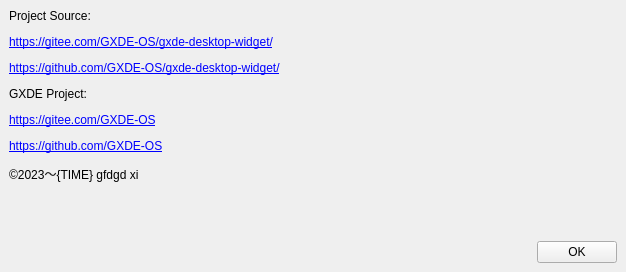
<?xml version="1.0" encoding="UTF-8"?>
<ui version="4.0">
 <class>AboutProgram</class>
 <widget class="QMainWindow" name="AboutProgram">
  <property name="geometry">
   <rect>
    <x>0</x>
    <y>0</y>
    <width>626</width>
    <height>272</height>
   </rect>
  </property>
  <property name="windowTitle">
   <string>MainWindow</string>
  </property>
  <widget class="QWidget" name="centralwidget">
   <layout class="QVBoxLayout" name="verticalLayout">
    <item>
     <widget class="QLabel" name="m_aboutInfo">
      <property name="text">
       <string>&lt;html&gt;&lt;head/&gt;&lt;body&gt;&lt;p&gt;Project Source: &lt;/p&gt;&lt;p&gt;&lt;a href=&quot;https://gitee.com/GXDE-OS/gxde-desktop-widget/&quot;&gt;&lt;span style=&quot; text-decoration: underline; color:#0000ff;&quot;&gt;https://gitee.com/GXDE-OS/gxde-desktop-widget/&lt;/span&gt;&lt;/a&gt;&lt;/p&gt;&lt;p&gt;&lt;a href=&quot;https://github.com/GXDE-OS/gxde-desktop-widget/&quot;&gt;&lt;span style=&quot; text-decoration: underline; color:#0000ff;&quot;&gt;https://github.com/GXDE-OS/gxde-desktop-widget/&lt;/span&gt;&lt;/a&gt;&lt;/p&gt;&lt;p&gt;GXDE Project: &lt;/p&gt;&lt;p&gt;&lt;a href=&quot;https://gitee.com/GXDE-OS&quot;&gt;&lt;span style=&quot; text-decoration: underline; color:#0000ff;&quot;&gt;https://gitee.com/GXDE-OS&lt;/span&gt;&lt;/a&gt;&lt;/p&gt;&lt;p&gt;&lt;a href=&quot;https://github.com/GXDE-OS&quot;&gt;&lt;span style=&quot; text-decoration: underline; color:#0000ff;&quot;&gt;https://github.com/GXDE-OS&lt;/span&gt;&lt;/a&gt;&lt;/p&gt;&lt;p&gt;©2023～{TIME} gfdgd xi&lt;/p&gt;&lt;/body&gt;&lt;/html&gt;</string>
      </property>
     </widget>
    </item>
    <item>
     <spacer name="verticalSpacer">
      <property name="orientation">
       <enum>Qt::Vertical</enum>
      </property>
      <property name="sizeHint" stdset="0">
       <size>
        <width>20</width>
        <height>40</height>
       </size>
      </property>
     </spacer>
    </item>
    <item>
     <layout class="QHBoxLayout" name="horizontalLayout">
      <item>
       <spacer name="horizontalSpacer">
        <property name="orientation">
         <enum>Qt::Horizontal</enum>
        </property>
        <property name="sizeHint" stdset="0">
         <size>
          <width>40</width>
          <height>20</height>
         </size>
        </property>
       </spacer>
      </item>
      <item>
       <widget class="QPushButton" name="m_OK">
        <property name="text">
         <string>OK</string>
        </property>
       </widget>
      </item>
     </layout>
    </item>
   </layout>
  </widget>
 </widget>
 <resources/>
 <connections/>
</ui>
